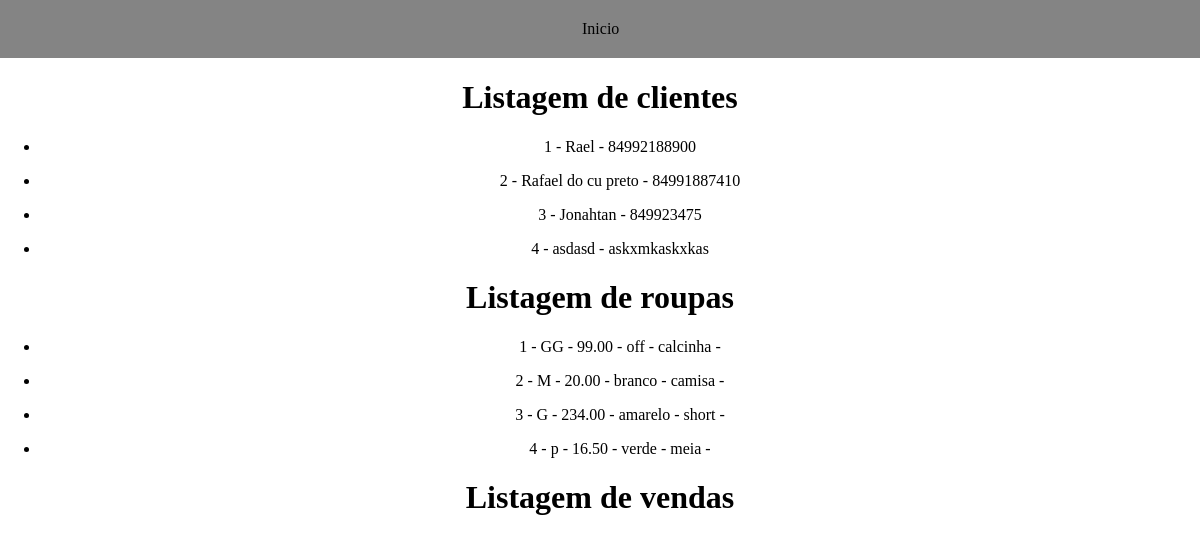
Before: /listagem/ with the older database file.
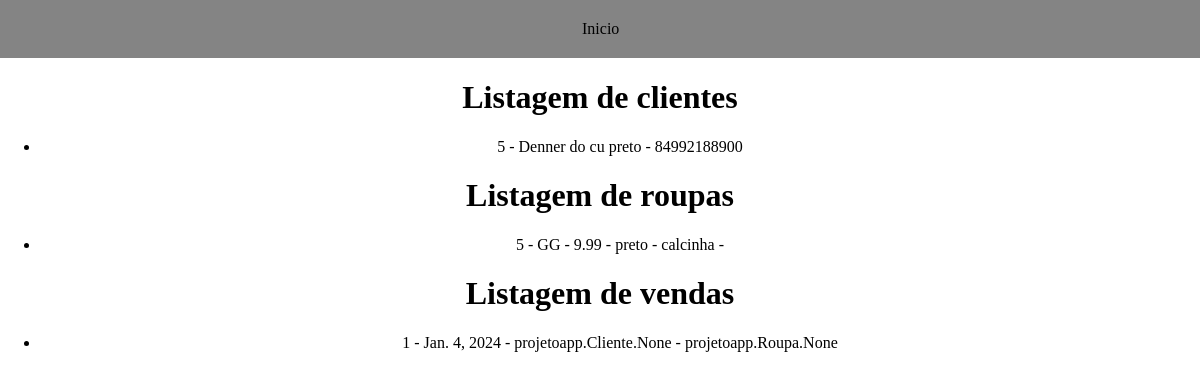
After: the same page with the newer database file.
### projetoapp/models.py (models this page shows, shortened)
class Cliente(models.Model):
    idcliente = models.AutoField(primary_key=True)
    Nome = models.CharField(max_length = 50)
    LinkTel = models.CharField(max_length = 30)

class Roupa(models.Model):
    idroupa = models.AutoField(primary_key = True)
    Tamanho = models.CharField(max_length=4)
    Preco = models.DecimalField(max_digits =10, decimal_places=2, null=True, validators=[MinValueValidator(0)])
    Categoria = models.CharField(max_length = 20, null = True)
    Cor = models.CharField(max_length = 15, null=True)
    FotoRoupa = models.ImageField(upload_to='fotosroupas/',blank=True, null=True)

class Venda(models.Model):
    idvenda = models.AutoField(primary_key= True)
    roupa_comprada = models.ManyToManyField('Roupa', blank = True)
    cliente_comprou = models.ManyToManyField('Cliente', blank= True)
    DataVenda = models.DateField(null=True)

### projetoapp/views.py (the view)
# urls.py: path('listagem/', views.listartudo, name='listartudo'),
def listartudo(request):
    clientes = Cliente.objects.all()
    roupas = Roupa.objects.all()
    vendas = Venda.objects.all()
    return render(request, 'brecho/listagem.html', {'clientes': clientes, 'roupas': roupas, 'vendas': vendas})

### projetoapp/templates/brecho/listagem.html (shortened to what this page needs)
{% load static %}
<!DOCTYPE html>
<html lang="en">
<head>
    <link rel="stylesheet" href="{% static 'css/index.css' %}">
</head>
<body>
    <header>
        <nav class="inicio">
            <a href="{% url 'home' %}">Inicio</a>
        </nav>
    </header>
    <div class="listagem">
    <h1>Listagem de clientes</h1>
        <ul>
            {% for cliente in clientes %}
            <li>
                <p>{{ cliente.idcliente }} - {{ cliente.Nome }} - {{ cliente.LinkTel }}</p>
            </li>
            {% endfor %}
        </ul>
    <h1>Listagem de roupas</h1>
        <ul>
            {% for roupa in roupas %}
            <li>
                <p>{{ roupa.idroupa }} - {{ roupa.Tamanho }} -
                    {{ roupa.Preco }} - {{ roupa.Cor }} -
                    {{ roupa.Categoria }} - {{ roupa.FotoRoupa}}</p>
            </li>
            {% endfor %}
        </ul>
        <h1>Listagem de vendas</h1>
            <ul>
                {% for venda in vendas %}
                <li>
                    <p>{{ venda.idvenda }} - {{ venda.DataVenda }} - {{ venda.cliente_comprou }} - {{ venda.roupa_comprada }}</p>
                </li>
                {% endfor %}
            </ul>
    </div>
</body>
</html>

Changed rows visible on the page:
removed Cliente: idcliente "1", Nome "Rael", LinkTel "84992188900"
removed Cliente: idcliente "2", Nome "Rafael do cu preto", LinkTel "84991887410"
removed Cliente: idcliente "3", Nome "Jonahtan", LinkTel "849923475"
removed Cliente: idcliente "4", Nome "asdasd", LinkTel "askxmkaskxkas"
removed Roupa: idroupa "1", Tamanho "GG", Preco "99.00", Cor "off", Categoria "calcinha"
removed Roupa: idroupa "2", Tamanho "M", Preco "20.00", Cor "branco", Categoria "camisa"
removed Roupa: idroupa "3", Tamanho "G", Preco "234.00", Cor "amarelo", Categoria "short"
removed Roupa: idroupa "4", Tamanho "p", Preco "16.50", Cor "verde", Categoria "meia"
added Cliente: idcliente "5", Nome "Denner do cu preto", LinkTel "84992188900"
added Roupa: idroupa "5", Tamanho "GG", Preco "9.99", Cor "preto", Categoria "calcinha"
added Venda: idvenda "1", DataVenda "Jan. 4, 2024", cliente_comprou "projetoapp.Cliente.None", roupa_comprada "projetoapp.Roupa.None"
